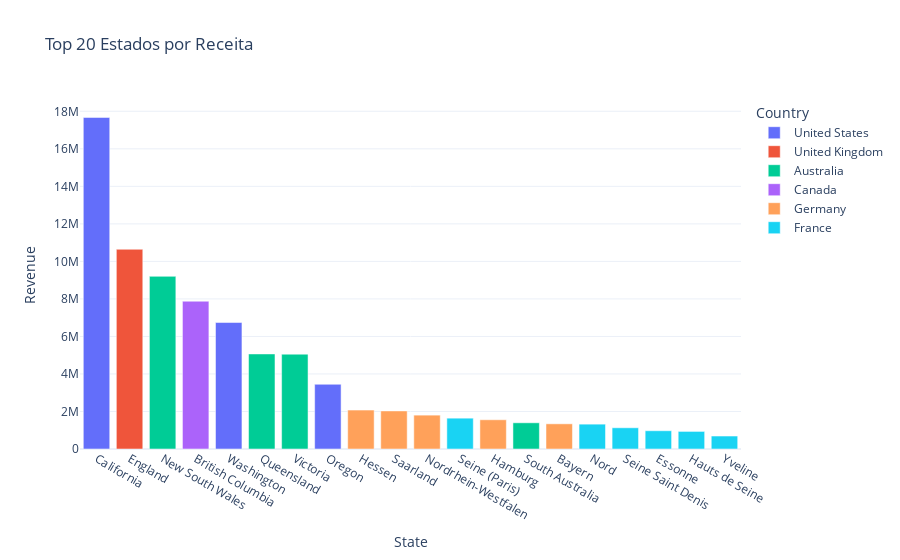

Notebook code cell kept with this figure:
### Markdown cell above
### **Análise por Demografia**

<hr>
<br>

### Code cell
#Quantidade de Vendas por país e estado
sales_by_location = df.groupby(['Country', 'State']).agg({
    'Revenue': 'sum',
    'Profit': 'sum',
    'Order_Quantity': 'sum'
}).reset_index().sort_values('Revenue', ascending=False)



#Criando o Gráfico de barras 
fig = px.bar(sales_by_location.head(20), x='State', y='Revenue',
             color='Country', title='Top 20 Estados por Receita',
             hover_data=['Profit', 'Order_Quantity'],
             template='plotly_white')
fig.update_layout(xaxis={'categoryorder':'total descending'})
fig.show()

### Figure 1 — Plotly figure (JSON) as saved in the notebook; plotly's stock layout.template omitted (floating-point values rounded to 4 significant figures)
{"data": [{"customdata": [[7772869, 269759], [1997550, 137947], [1258168, 67012]], "hovertemplate": "Country=United States<br>State=%{x}<br>Revenue=%{y}<br>Profit=%{customdata[0]}<br>Order_Quantity=%{customdata[1]}<extra></extra>", "legendgroup": "United States", "marker": {"color": "#636efa", "pattern": {"shape": ""}}, "name": "United States", "orientation": "v", "showlegend": true, "textposition": "auto", "type": "bar", "x": ["California", "Washington", "Oregon"], "xaxis": "x", "y": [17672620, 6741510, 3450410], "yaxis": "y"}, {"customdata": [[4413853, 157218]], "hovertemplate": "Country=United Kingdom<br>State=%{x}<br>Revenue=%{y}<br>Profit=%{customdata[0]}<br>Order_Quantity=%{customdata[1]}<extra></extra>", "legendgroup": "United Kingdom", "marker": {"color": "#EF553B", "pattern": {"shape": ""}}, "name": "United Kingdom", "orientation": "v", "showlegend": true, "textposition": "auto", "type": "bar", "x": ["England"], "xaxis": "x", "y": [10646196], "yaxis": "y"}, {"customdata": [[3133684, 115932], [1619158, 57592], [1428026, 66231], [424839, 15791]], "hovertemplate": "Country=Australia<br>State=%{x}<br>Revenue=%{y}<br>Profit=%{customdata[0]}<br>Order_Quantity=%{customdata[1]}<extra></extra>", "legendgroup": "Australia", "marker": {"color": "#00cc96", "pattern": {"shape": ""}}, "name": "Australia", "orientation": "v", "showlegend": true, "textposition": "auto", "type": "bar", "x": ["New South Wales", "Queensland", "Victoria", "South Australia"], "xaxis": "x", "y": [9203495, 5066267, 5054839, 1397274], "yaxis": "y"}, {"customdata": [[3693348, 191556]], "hovertemplate": "Country=Canada<br>State=%{x}<br>Revenue=%{y}<br>Profit=%{customdata[0]}<br>Order_Quantity=%{customdata[1]}<extra></extra>", "legendgroup": "Canada", "marker": {"color": "#ab63fa", "pattern": {"shape": ""}}, "name": "Canada", "orientation": "v", "showlegend": true, "textposition": "auto", "type": "bar", "x": ["British Columbia"], "xaxis": "x", "y": [7877890], "yaxis": "y"}, {"customdata": [[813402, 26382], [634294, 31084], [647757, 29923], [616499, 20427], [576691, 15617]], "hovertemplate": "Country=Germany<br>State=%{x}<br>Revenue=%{y}<br>Profit=%{customdata[0]}<br>Order_Quantity=%{customdata[1]}<extra></extra>", "legendgroup": "Germany", "marker": {"color": "#FFA15A", "pattern": {"shape": ""}}, "name": "Germany", "orientation": "v", "showlegend": true, "textposition": "auto", "type": "bar", "x": ["Hessen", "Saarland", "Nordrhein-Westfalen", "Hamburg", "Bayern"], "xaxis": "x", "y": [2073391, 2029545, 1804900, 1559005, 1341985], "yaxis": "y"}, {"customdata": [[511167, 27433], [465545, 19155], [355727, 20056], [393848, 11884], [364137, 12776], [178289, 10908]], "hovertemplate": "Country=France<br>State=%{x}<br>Revenue=%{y}<br>Profit=%{customdata[0]}<br>Order_Quantity=%{customdata[1]}<extra></extra>", "legendgroup": "France", "marker": {"color": "#19d3f3", "pattern": {"shape": ""}}, "name": "France", "orientation": "v", "showlegend": true, "textposition": "auto", "type": "bar", "x": ["Seine (Paris)", "Nord", "Seine Saint Denis", "Essonne", "Hauts de Seine", "Yveline"], "xaxis": "x", "y": [1643279, 1324652, 1131634, 973532, 937140, 691136], "yaxis": "y"}], "layout": {"barmode": "relative", "legend": {"title": {"text": "Country"}, "tracegroupgap": 0}, "title": {"text": "Top 20 Estados por Receita"}, "xaxis": {"anchor": "y", "categoryorder": "total descending", "domain": [0, 1], "title": {"text": "State"}}, "yaxis": {"anchor": "x", "domain": [0, 1], "title": {"text": "Revenue"}}}}
